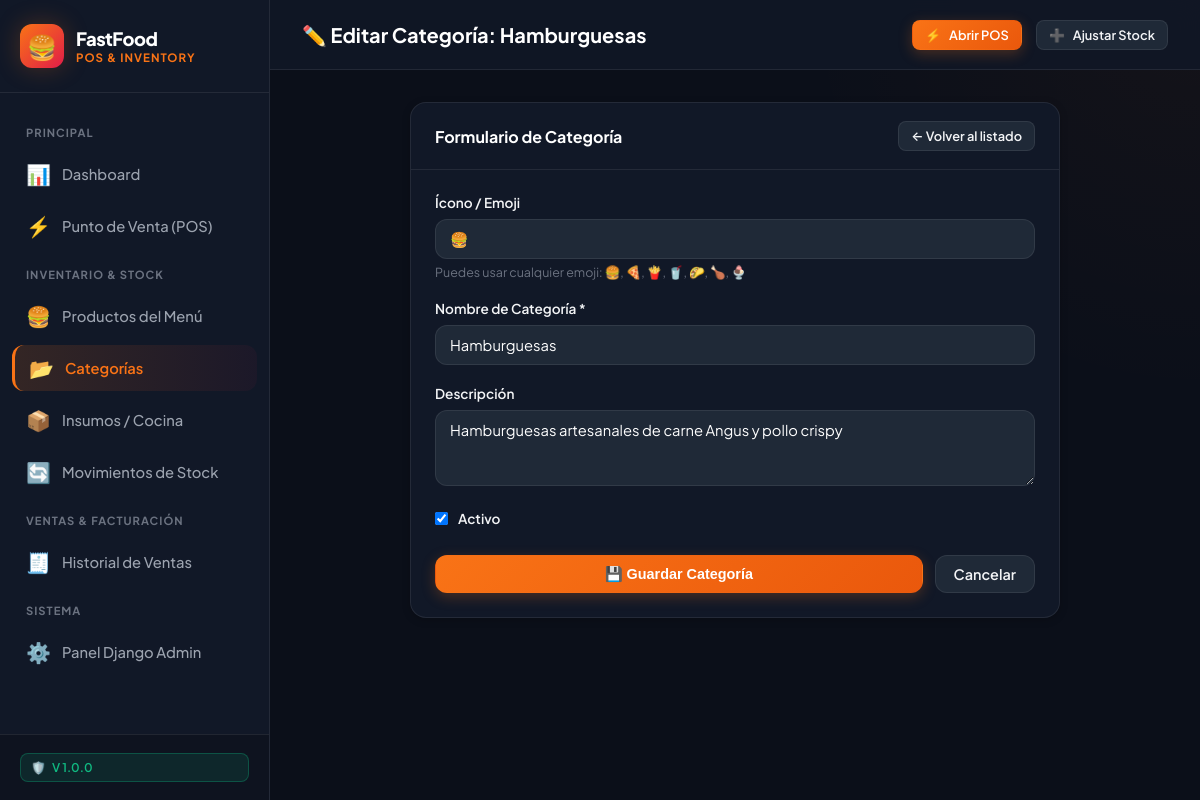
The page /categorias/1/editar/ on the database its author committed.
### inventory_sales/models.py (models this page shows, shortened)
class Categoria(models.Model):
    nombre = models.CharField(max_length=100, unique=True, verbose_name="Nombre de Categoría")
    descripcion = models.TextField(blank=True, verbose_name="Descripción")
    icono = models.CharField(max_length=50, default="🍔", verbose_name="Ícono / Emoji")
    activo = models.BooleanField(default=True, verbose_name="Activo")
    creado_en = models.DateTimeField(auto_now_add=True, verbose_name="Fecha de Creación")
    actualizado_en = models.DateTimeField(auto_now=True, verbose_name="Última Actualización")
    class Meta:
        verbose_name = "Categoría"
        verbose_name_plural = "Categorías"
        ordering = ['nombre']

### inventory_sales/views.py (the view, shortened to what this page needs)
# urls.py: path('categorias/<int:pk>/editar/', views.CategoriaUpdateView.as_view(), name='category_edit'),
class CategoriaUpdateView(UpdateView):
    model = Categoria
    form_class = CategoriaForm
    template_name = 'inventory_sales/category_form.html'
    success_url = reverse_lazy('category_list')

### inventory_sales/forms.py
class CategoriaForm(BaseStyledForm):
    class Meta:
        model = Categoria
        fields = ['nombre', 'descripcion', 'icono', 'activo']
        widgets = {
            'nombre': forms.TextInput(attrs={'placeholder': 'Ej. Hamburguesas Gourmet, Bebidas, etc.'}),
            'descripcion': forms.Textarea(attrs={'placeholder': 'Breve descripción de la categoría...'}),
            'icono': forms.TextInput(attrs={'placeholder': 'Ej. 🍔, 🥤, 🍟, 🍦, 🌭'}),
        }

### templates/inventory_sales/category_form.html (shortened to what this page needs)
{% extends 'base.html' %}
{% block page_title %}{% if form.instance.pk %}✏️ Editar Categoría: {{ form.instance.nombre }}{% else %}➕ Registrar Nueva Categoría{% endif %}{% endblock %}
{% block content %}
<div style="max-width: 650px; margin: 0 auto;">
    <div class="card">
        <div class="card-header">
            <strong style="color: #fff;">Formulario de Categoría</strong>
            <a href="{% url 'category_list' %}" class="btn btn-secondary btn-sm">← Volver al listado</a>
        </div>
        <div class="card-body">
            <form method="post" novalidate>
                <div class="form-group">
                    <label class="form-label" for="{{ form.icono.id_for_label }}">{{ form.icono.label }}</label>
                    {{ form.icono }}
                    <div class="form-text">Puedes usar cualquier emoji: 🍔, 🍕, 🍟, 🥤, 🌮, 🍗, 🍨</div>
                </div>
                <div class="form-group">
                    <label class="form-label" for="{{ form.nombre.id_for_label }}">{{ form.nombre.label }} *</label>
                    {{ form.nombre }}
                </div>
                <div class="form-group">
                    <label class="form-label" for="{{ form.descripcion.id_for_label }}">{{ form.descripcion.label }}</label>
                    {{ form.descripcion }}
                </div>
                <div class="form-group" style="display: flex; align-items: center; gap: 10px;">
                    {{ form.activo }}
                    <label class="form-label" style="margin-bottom: 0;" for="{{ form.activo.id_for_label }}">{{ form.activo.label }}</label>
                </div>
                <div style="display: flex; gap: 12px; margin-top: 28px;">
                    <button type="submit" class="btn btn-primary" style="flex: 1;">💾 Guardar Categoría</button>
                    <a href="{% url 'category_list' %}" class="btn btn-secondary">Cancelar</a>
                </div>
            </form>
        </div>
    </div>
</div>
{% endblock %}

### static/css/styles.css (style rules this page uses)
:root { --bg-main: #0b0f19; --bg-surface: #111827; --bg-card: #1f2937; --bg-card-hover: #283548; --border-color: rgba(255, 255, 255, 0.08); --border-focus: #f97316; --primary: #f97316; --primary-hover: #ea580c; --primary-glow: rgba(249, 115, 22, 0.25); --accent: #e11d48; --accent-glow: rgba(225, 29, 72, 0.25); --success: #10b981; --warning: #f59e0b; --danger: #ef4444; --info: #3b82f6; --text-main: #f3f4f6; --text-muted: #9ca3af; --text-dim: #6b7280; --radius-sm: 8px; --radius-md: 12px; --radius-lg: 16px; --radius-full: 9999px; --shadow-sm: 0 2px 8px rgba(0, 0, 0, 0.2); --shadow-md: 0 4px 20px rgba(0, 0, 0, 0.35); --shadow-glow: 0 0 25px var(--primary-glow); --transition: all 0.25s cubic-bezier(0.4, 0, 0.2, 1); }
* { margin: 0; padding: 0; box-sizing: border-box; }
body { font-family: 'Plus Jakarta Sans', -apple-system, BlinkMacSystemFont, sans-serif; background-color: var(--bg-main); color: var(--text-main); min-height: 100vh; display: flex; overflow-x: hidden; }
.btn { display: inline-flex; align-items: center; justify-content: center; gap: 8px; padding: 9px 18px; border-radius: var(--radius-md); font-size: 0.9rem; font-weight: 600; text-decoration: none; cursor: pointer; border: 1px solid transparent; transition: var(--transition); }
.btn-primary { background: linear-gradient(135deg, var(--primary), #ea580c); color: #fff; box-shadow: 0 4px 14px var(--primary-glow); }
.btn-secondary { background-color: var(--bg-card); border: 1px solid var(--border-color); color: var(--text-main); }
.btn-sm { padding: 6px 12px; font-size: 0.8rem; border-radius: var(--radius-sm); }
.card { background-color: var(--bg-surface); border: 1px solid var(--border-color); border-radius: var(--radius-lg); overflow: hidden; box-shadow: var(--shadow-sm); transition: var(--transition); }
.card-header { padding: 18px 24px; border-bottom: 1px solid var(--border-color); display: flex; align-items: center; justify-content: space-between; }
.card-body { padding: 24px; }
.form-group { margin-bottom: 20px; }
.form-label { display: block; font-size: 0.85rem; font-weight: 600; color: var(--text-main); margin-bottom: 8px; }
.form-control, .form-select { width: 100%; background-color: var(--bg-card); border: 1px solid var(--border-color); border-radius: var(--radius-md); padding: 10px 14px; color: #fff; font-size: 0.92rem; font-family: inherit; transition: var(--transition); }
.form-text { font-size: 0.78rem; color: var(--text-dim); margin-top: 5px; }

### rows shown on the page
Categoria: instance.nombre "Hamburguesas", icono "🍔", nombre "Hamburguesas", descripcion "Hamburguesas artesanales de carne Angus y pollo crispy", activo "☑"
